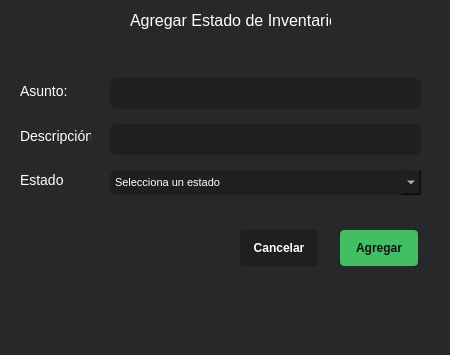
<?xml version="1.0" encoding="UTF-8"?>
<ui version="4.0">
 <class>Estado_form_dialog</class>
 <widget class="QDialog" name="Estado_form_dialog">
  <property name="geometry">
   <rect>
    <x>0</x>
    <y>0</y>
    <width>450</width>
    <height>355</height>
   </rect>
  </property>
  <property name="maximumSize">
   <size>
    <width>500</width>
    <height>355</height>
   </size>
  </property>
  <property name="windowTitle">
   <string>Formulario</string>
  </property>
  <property name="styleSheet">
   <string notr="true">QDialog {
	background-color: #26282A;
}</string>
  </property>
  <widget class="QLabel" name="lbl_titulo">
   <property name="geometry">
    <rect>
     <x>130</x>
     <y>10</y>
     <width>201</width>
     <height>21</height>
    </rect>
   </property>
   <property name="styleSheet">
    <string notr="true">color: #fff;
font-size:16px;</string>
   </property>
   <property name="text">
    <string>Agregar Estado de Inventario</string>
   </property>
  </widget>
  <widget class="QLabel" name="lbl_asunto">
   <property name="geometry">
    <rect>
     <x>20</x>
     <y>83</y>
     <width>51</width>
     <height>16</height>
    </rect>
   </property>
   <property name="styleSheet">
    <string notr="true">color: #fff;
font-size:14px;</string>
   </property>
   <property name="text">
    <string>Asunto: </string>
   </property>
  </widget>
  <widget class="QLineEdit" name="txt_asunto">
   <property name="geometry">
    <rect>
     <x>110</x>
     <y>78</y>
     <width>311</width>
     <height>31</height>
    </rect>
   </property>
   <property name="styleSheet">
    <string notr="true">QLineEdit {
	background-color: #1D1F20;
	border-radius:7px;
}</string>
   </property>
  </widget>
  <widget class="QLabel" name="lbl_descripcion">
   <property name="geometry">
    <rect>
     <x>20</x>
     <y>128</y>
     <width>71</width>
     <height>16</height>
    </rect>
   </property>
   <property name="styleSheet">
    <string notr="true">color: #fff;
font-size:14px;</string>
   </property>
   <property name="text">
    <string>Descripción</string>
   </property>
  </widget>
  <widget class="QLineEdit" name="txt_descripcion">
   <property name="geometry">
    <rect>
     <x>110</x>
     <y>124</y>
     <width>311</width>
     <height>31</height>
    </rect>
   </property>
   <property name="styleSheet">
    <string notr="true">QLineEdit {
	background-color: #1D1F20;
	border-radius:7px;
}</string>
   </property>
  </widget>
  <widget class="QLabel" name="lbl_estado">
   <property name="geometry">
    <rect>
     <x>20</x>
     <y>172</y>
     <width>71</width>
     <height>16</height>
    </rect>
   </property>
   <property name="styleSheet">
    <string notr="true">color: #fff;
font-size:14px;</string>
   </property>
   <property name="text">
    <string>Estado</string>
   </property>
  </widget>
  <widget class="QComboBox" name="cbo_estado">
   <property name="geometry">
    <rect>
     <x>110</x>
     <y>170</y>
     <width>311</width>
     <height>25</height>
    </rect>
   </property>
   <property name="styleSheet">
    <string notr="true">QComboBox {
	color:#fff;
	border:none;
	font-size:11px;
	background-color:#1D1F20;
	border-radius:7px;
}

QComboBox::drop-down {
    width: 20px;           /* espacio visible para la flecha */
  	color:#fff;
}

QComboBox QAbstractItemView {
    color: white;
    background-color:#1D1F20;
    selection-color: white;
	border:none;
}</string>
   </property>
   <item>
    <property name="text">
     <string>Selecciona un estado</string>
    </property>
   </item>
   <item>
    <property name="text">
     <string>---</string>
    </property>
   </item>
   <item>
    <property name="text">
     <string>Urgente</string>
    </property>
   </item>
   <item>
    <property name="text">
     <string>Baja prioridad</string>
    </property>
   </item>
   <item>
    <property name="text">
     <string>Completado</string>
    </property>
   </item>
   <item>
    <property name="text">
     <string>En progreso</string>
    </property>
   </item>
  </widget>
  <widget class="QPushButton" name="btn_agregar">
   <property name="geometry">
    <rect>
     <x>340</x>
     <y>230</y>
     <width>78</width>
     <height>36</height>
    </rect>
   </property>
   <property name="styleSheet">
    <string notr="true">QPushButton {
	color: #111315;
	background-color: #42BE65;
	border: none;
	border-radius: 3.5px;
	font-weight: 600;
}</string>
   </property>
   <property name="text">
    <string>Agregar</string>
   </property>
   <property name="iconSize">
    <size>
     <width>16</width>
     <height>16</height>
    </size>
   </property>
  </widget>
  <widget class="QPushButton" name="btn_cancelar">
   <property name="geometry">
    <rect>
     <x>240</x>
     <y>230</y>
     <width>78</width>
     <height>36</height>
    </rect>
   </property>
   <property name="styleSheet">
    <string notr="true">QPushButton {
	color: #fff;
	background-color: #1D1F20;
	border: none;
	border-radius: 3.5px;
	font-weight: 600;
}</string>
   </property>
   <property name="text">
    <string>Cancelar</string>
   </property>
   <property name="iconSize">
    <size>
     <width>16</width>
     <height>16</height>
    </size>
   </property>
  </widget>
 </widget>
 <resources/>
 <connections/>
</ui>
